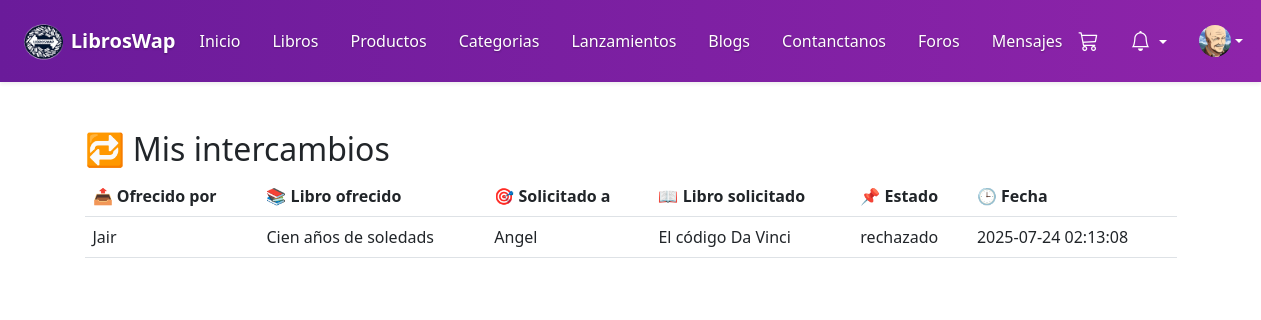
The page /index.php?c=IntercambioController&a=misIntercambios (signed in) on the database as committed earlier.
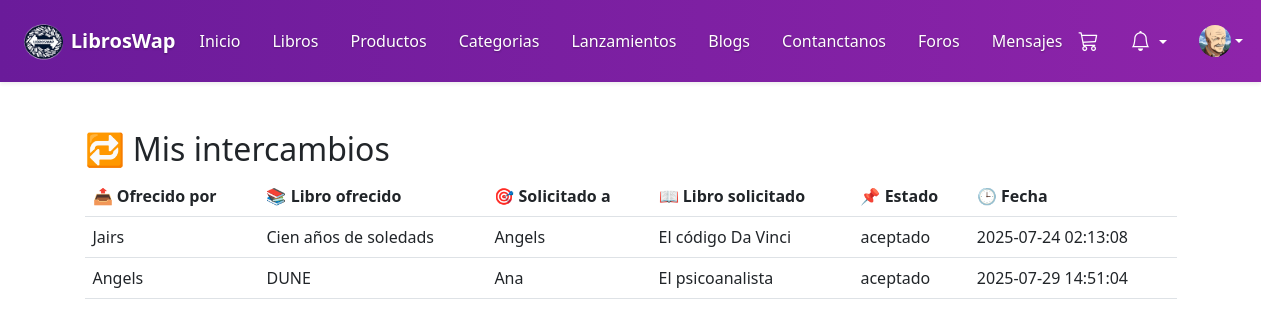
The same page on the database as committed later.
### tables this page shows
CREATE TABLE `intercambios` (
  `id` int(11) NOT NULL,
  `libro_id_1` int(11) DEFAULT NULL,
  `libro_id_2` int(11) DEFAULT NULL,
  `usuario_1` int(11) DEFAULT NULL,
  `usuario_2` int(11) DEFAULT NULL,
  `estado` enum('pendiente','aceptado','rechazado') DEFAULT 'pendiente',
  `fecha` datetime DEFAULT current_timestamp()
);

CREATE TABLE `usuarios` (
  `id` int(11) NOT NULL,
  `nombre` varchar(100) NOT NULL,
  `email` varchar(100) NOT NULL,
  `password` varchar(255) NOT NULL,
  `rol` enum('usuario','admin') DEFAULT 'usuario',
  `foto` varchar(255) DEFAULT NULL,
  `bio` text DEFAULT NULL,
  `token_recuperacion` varchar(255) DEFAULT NULL,
  `token_expira` datetime DEFAULT NULL
);

CREATE TABLE `libros` (
  `id` int(11) NOT NULL,
  `titulo` varchar(255) DEFAULT NULL,
  `autor` varchar(255) DEFAULT NULL,
  `genero` varchar(100) DEFAULT NULL,
  `estado` enum('nuevo','usado') DEFAULT NULL,
  `descripcion` text DEFAULT NULL,
  `imagen` varchar(255) DEFAULT NULL,
  `usuario_id` int(11) DEFAULT NULL,
  `modo` enum('intercambio','venta') DEFAULT 'intercambio',
  `precio` decimal(10,2) DEFAULT NULL,
  `id_usuario` int(11) NOT NULL
);

### controllers/IntercambioController.php (called while the page is built, shortened)
<?php
require_once __DIR__ . '/../models/Intercambio.php';
class IntercambioController {
    public function misIntercambios() {
    $intercambio = new Intercambio();
    $intercambios = $intercambio->obtenerDetallado($_SESSION['usuario']['id']);
    include __DIR__ . '/../views/layouts/layout_usuario.php';
}
}

### config/config.php (called while the page is built, shortened)
<?php
function conectar() {
    $conexion = new mysqli(HOST, USER, PASS, DB);
    return $conexion;
}
?>

### models/Intercambio.php (called while the page is built, shortened)
<?php
require_once __DIR__ . '/../config/config.php';
class Intercambio
{
    private $conexion;
    public function __construct()
    {
        $this->conexion = conectar();
    }
   public function obtenerDetallado($usuario_id) {
    $sql = "SELECT i.*,
                   l1.titulo AS libro_ofrecido,
                   l2.titulo AS libro_solicitado,
                   u1.nombre AS nombre_ofrece,
                   u2.nombre AS nombre_recibe
            FROM intercambios i
            JOIN libros l1 ON i.libro_id_1 = l1.id
            JOIN libros l2 ON i.libro_id_2 = l2.id
            JOIN usuarios u1 ON i.usuario_1 = u1.id
            JOIN usuarios u2 ON i.usuario_2 = u2.id
            WHERE i.usuario_1 = ? OR i.usuario_2 = ?";
    $stmt = $this->conexion->prepare($sql);
    $stmt->bind_param("ii", $usuario_id, $usuario_id);
    $stmt->execute();
    return $stmt->get_result()->fetch_all(MYSQLI_ASSOC);
}
}

### views/usuario/intercambios.php (the view, shortened to what this page needs)
<!DOCTYPE html>
<html lang="es">
<head>
    <link href="https://cdn.jsdelivr.net/npm/bootstrap@5.3.0/dist/css/bootstrap.min.css" rel="stylesheet">
</head>
<body>
    <div class="container mt-5">
        <h2>🔁 Mis intercambios</h2>
        <table class="table">
            <thead>
                <tr>
                    <th>📤 Ofrecido por</th>
                    <th>📚 Libro ofrecido</th>
                    <th>🎯 Solicitado a</th>
                    <th>📖 Libro solicitado</th>
                    <th>📌 Estado</th>
                    <th>🕒 Fecha</th>
                </tr>
            </thead>
            <tbody>
                <?php foreach ($intercambios as $i): ?>
                    <tr>
                        <td><?= htmlspecialchars($i['nombre_ofrece']) ?></td>
                        <td><?= htmlspecialchars($i['libro_ofrecido']) ?></td>
                        <td><?= htmlspecialchars($i['nombre_recibe']) ?></td>
                        <td><?= htmlspecialchars($i['libro_solicitado']) ?></td>
                        <td><?= $i['estado'] ?></td>
                        <td><?= $i['fecha'] ?></td>
                    </tr>
                <?php endforeach; ?>
            </tbody>
        </table>
    </div>
</body>
</html>

### index.php (shortened to what this page needs)
<?php
$c = $_GET['c'] ?? null;
$a = $_GET['a'] ?? null;
if ($c && $a) {
    $controller = new $c();
    $controller->$a();
} else {
    if (isset($_SESSION['usuario'])) {
        header("Location: index.php?c=UsuarioController&a=dashboard");
    } else {
        include __DIR__ . '/views/auth/landing.php';
    }
}

### views/layouts/layout_usuario.php (shortened to what this page needs)
<!DOCTYPE html>
<html lang="es">
<head>
    <link href="https://cdn.jsdelivr.net/npm/bootstrap@5.3.2/dist/css/bootstrap.min.css" rel="stylesheet">
    <link href="https://cdn.jsdelivr.net/npm/bootstrap-icons@1.10.5/font/bootstrap-icons.css" rel="stylesheet">
</head>
<body>
    <nav class="navbar navbar-expand-lg navbar-purple shadow-sm sticky-top py-3">
        <div class="container-fluid px-4">
            <a class="navbar-brand fw-bold d-flex align-items-center" href="index.php?c=UsuarioController&a=dashboard">
                <img src="/FINAL/public/img/logow.png" alt="Logo" style="height:40px;" class="me-2">
                <span class="text-white text-shadow">LibrosWap</span>
            </a>
            <div class="collapse navbar-collapse" id="navbarNav">
                <ul class="navbar-nav gap-3 mx-auto">
                    <li class="nav-item"><a class="nav-link text-shadow" href="index.php?c=UsuarioController&a=dashboard">Inicio</a></li>
                    <li class="nav-item"><a class="nav-link text-shadow" href="index.php?c=UsuarioController&a=dashboard#libros">Libros</a></li>
                    <li class="nav-item"><a class="nav-link text-shadow" href="index.php?c=UsuarioController&a=dashboard#productos">Productos</a></li>
                    <li class="nav-item"><a class="nav-link text-shadow" href="index.php?c=UsuarioController&a=dashboard#categorias">Categorias</a></li>
                    <li class="nav-item"><a class="nav-link text-shadow" href="index.php?c=UsuarioController&a=dashboard#lanzamientos">Lanzamientos</a></li>
                    <li class="nav-item"><a class="nav-link text-shadow" href="index.php?c=UsuarioController&a=dashboard#blog">Blogs</a></li>
                    <li class="nav-item"><a class="nav-link text-shadow" href="index.php?c=UsuarioController&a=dashboard#contacto">Contanctanos</a></li>
                    <li class="nav-item"><a class="nav-link text-shadow"
                            href="index.php?c=EventoController&a=listar">Foros</a></li>
                    <li class="nav-item"><a class="nav-link text-shadow"
                            href="index.php?c=MensajeController&a=mensajes">Mensajes</a></li>
                </ul>
                <ul class="navbar-nav align-items-center gap-3">
                    <li class="nav-item">
                        <a class="nav-link position-relative" href="index.php?c=CarritoController&a=ver">
                            <i class="bi bi-cart3 fs-5 text-white"></i>
                        </a>
                    </li>
                    <li class="nav-item dropdown">
                        <a class="nav-link dropdown-toggle position-relative" href="#" role="button"
                            data-bs-toggle="dropdown" aria-expanded="false">
                            <i class="bi bi-bell fs-5 text-white"></i>
                        </a>
                    </li>
                    <li class="nav-item dropdown">
                        <a class="nav-link dropdown-toggle d-flex align-items-center" href="#" role="button"
                            data-bs-toggle="dropdown" aria-expanded="false">
                            <img src="/FINAL/public/img/client2.jpg" alt="Perfil" class="rounded-circle" width="32"
                                height="32">
                        </a>
                    </li>
                </ul>
            </div>
        </div>
    </nav>
    <div class="container mt-4">
        <?php include($contenido); ?>
    </div>
</body>
</html>

### views/layouts/layout_usuario.php (style rules this page uses)
.navbar-purple { background: linear-gradient(to right, #6a1b9a, #8e24aa); }
.navbar-purple .nav-link, .navbar-purple .navbar-brand { color: white; }
.text-shadow { text-shadow: 0 1px 2px rgba(0, 0, 0, 0.3); }

Rows that differ between the two databases and show on the page:
changed intercambios "Cien años de soledads": usuario_1.nombre "Jair" → "Jairs"; usuario_2.nombre "Angel" → "Angels"; estado "rechazado" → "aceptado"
added intercambios: usuario_1.nombre "Angels", libro_id_1.titulo "DUNE", usuario_2.nombre "Ana", libro_id_2.titulo "El psicoanalista", estado "aceptado", fecha "2025-07-29 14:51:04"
